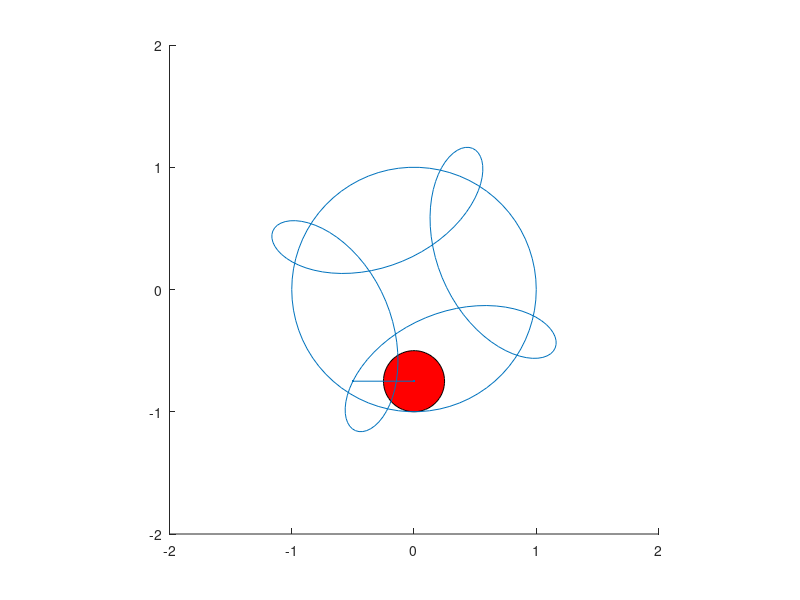

Write MATLAB code to recreate this figure.
function hypotrochoid(r1,r2,len)
%animation of HYPOTROCHOID
%hypotrochoid(r1,r2,len);
%r1=radius of fixed circle on which smaller circle rolls
%r2=radius of rolling circle
%len=line connected to centre of rolling circle
%example: hypotrochoid(1,0.25,0.5);
%         hypotrochoid(1,0.25,1);
%this code also trace hypocycloid
%when r2=len then it becomes hypocycloid
%example for hypocycloid: hypotrochoid(1,0.25,0.25);
%always keep r1>r2
if nargin==0
    r1=1;          %radius of fixed circle on which smaller circle rolls
    r2=0.25;        %radius of rolling circle
    len=0.5;       %line connected to centre of rolling circle
end
n=0;
dtheta=pi/20;  %increase in angle per iteration

roughx=[];     %variable to trace trochoid
roughy=[];     %variable to trace trochoid
upto=2*r1*pi/r2+dtheta; %rotate upto
t=linspace(0,2*pi,75);

[x,y]=pol2cart(t,r2);
h1=patch(x,y,'r');%draw rolling circle


[phil,rl]=cart2pol([-len 0],[0 0]);
h2=line(0,0);%draw line connected to centre of rolling circle

[x_fix,y_fix]=pol2cart(t,r1);
line(x_fix,y_fix);%draw fixed circle,only once because it is fixed

axis equal
axis(r1*[-2 2 -2 2]) %fix axis

while n<upto && ishandle(h1)
    [xl,yl]=pol2cart(phil-n,rl); %rotate line
    [x2,y2]=transform2d(xl,yl,0,-(r1-r2),n*r2/r1,0,r1-r2);
    set(h2,'xdata',x2,'ydata',y2);%draw line
    
    [x,y]=pol2cart(t,r2); %rotate circle
    [x3,y3]=transform2d(x,y,0,-(r1-r2),n*r2/r1,0,r1-r2);
    set(h1,'xdata',x3,'ydata',y3);%draw rolling circle
    
    line([roughx x2(1)],[roughy y2(1)]);%trace trochoid
    roughx=x2(1);
    roughy=y2(1);
    
    pause(0.025)
    n=n+dtheta;
end
%function end

function [xd,yd]=transform2d(x,y,tx,ty,phi,xr,yr)
%2d transformation without scaling
%[xd,yd]=transform2d(x,y,tx,ty,phi,xr,yr)
xd=x.*cos(phi)-y.*sin(phi)+xr.*(1-cos(phi))+yr.*sin(phi)+tx;
yd=x.*sin(phi)+y.*cos(phi)+yr.*(1-cos(phi))-xr.*sin(phi)+ty;
